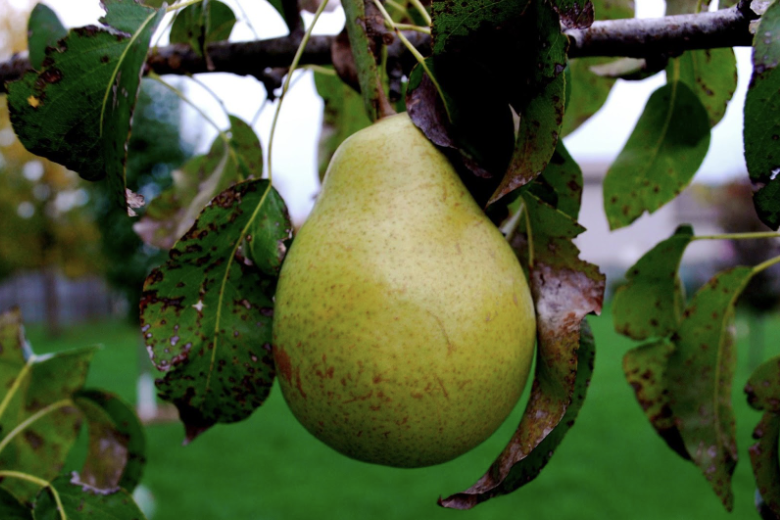
#> input picture Assignment1/pear.png, 780 x 520 px
$ python solution.py   (older library calls are emulated)
#> lines starting #> are read from the running program, lines starting #| are printed output that depends on the picture
#!/usr/bin/env python3

#To run: python3 a1.py --image <path to your image>
#        python3 a1.py (uses default path = "pear.png")

#Using "as" nicknames a library so you don't have to use the full name
import numpy as np
import cv2
import argparse as ap

#Prevents python3 from failing
TODO = None

#----------------Basic Image Handling (15 marks)---------------------
#5 marks: Read an image and return a grayscale image
#Input: image_path = string path to the image
#Output: HxWx1 numpy array containing the image
def read_image(image_path):
#> called with image_path = 'pear.png'
    return cv2.imread(image_path, 0)
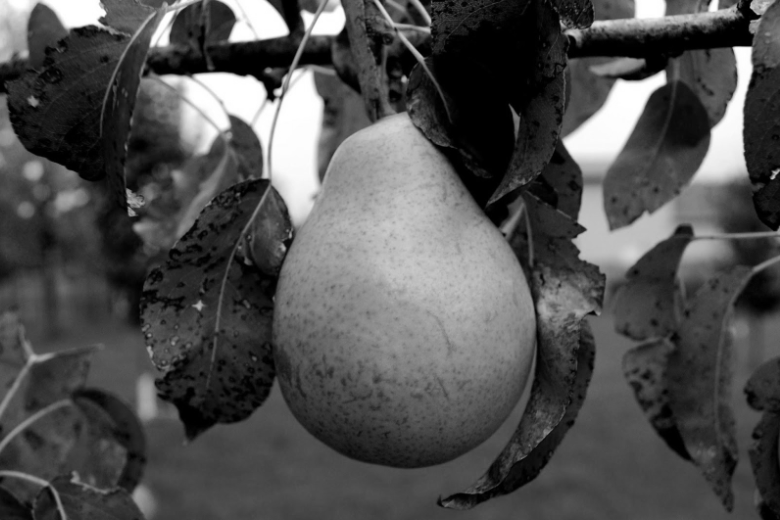
#> returned value: shape (520, 780); min 0, max 255, mean 80.1

#5 marks: Save an image and return True is successful, False if not
#Input: image_to_save = 8 unsigned integer numpy array (image)
#       image_path = string path to save the image
#Output: True if image saved successfully, False otherwise
def save_image(image_to_save, image_path):
    cv2.imwrite(image_path, image_to_save)

#5 marks: Display image (you can use either cv2 or matplotlib
#Input: image_to_show = image to display
def show_image(image_to_show):
    cv2.imshow("Image", image_to_show)
    cv2.waitKey(0)

def single_clip(pixel):
    if pixel > 255.0:
        return 255.0
    elif pixel < 0.0:
        return 0.0
    else:
        return pixel

#----------------Image Processing (35 marks)-------------------------
"""
Input: img = input HxWx1 grayscale image
       ksize = size of the kernel (default=use 11x11 kernel)
       padding = what kind of padding around the image do we want to use
Output: return unsigned 8b integer image
"""
def imfilter2d(img,ksize=9,padding=cv2.BORDER_REFLECT):
    #5 Mark: Create sharpen filter with a 9x9 Gaussian kernel with sigma 5, and unit
    #        impulse of 2
#> called with ksize = 9, padding = 2
    impulse = np.zeros((ksize,ksize), dtype=np.float32)
    impulse[int((ksize-1)/2), int((ksize-1)/2)] = np.float32(2)
    gaussian1D = cv2.getGaussianKernel(ksize, 5,cv2.CV_32F)
    gaussian2D = np.outer(gaussian1D, gaussian1D)
    kernel = impulse - gaussian2D
    #2 Mark: Create a float32 numpy array to save the result of the convolution
    result = np.zeros(shape = img.shape, dtype = np.float32)
    #5 Marks: Apply border padding to the image
    pad_pixels = int((ksize-1)/2) # number of pixels to pad
    img_padded = cv2.copyMakeBorder(img,pad_pixels,pad_pixels,pad_pixels,pad_pixels, padding)
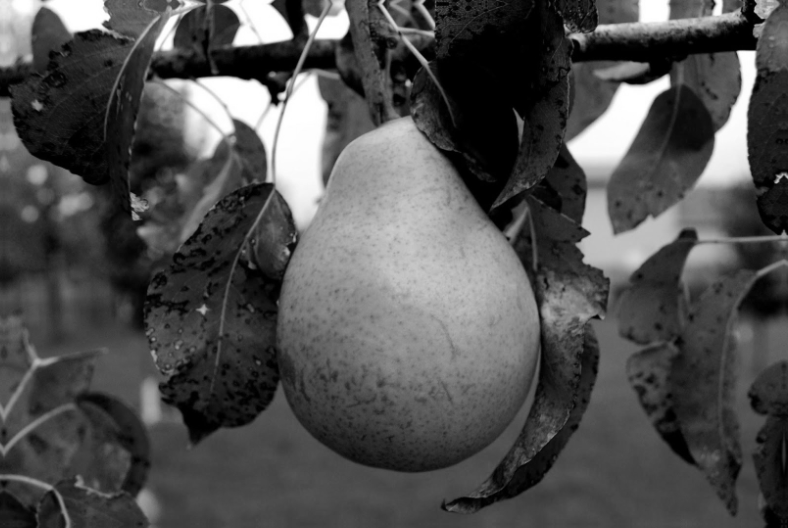
#> img_padded: shape (528, 788); min 0, max 255, mean 80.1

    #20 marks: perform the convolution
    # 5 marks : sliding window that applies the convolution
    # 5 marks : get the values in the neighbourhood
    # 5 marks : perform the convolution
    # 5 marks : save the result
    #(BONUS 10 marks): your solution can handle other filter sizes

    rows, cols = img_padded.shape
#> rows = 528; cols = 788
    # visit each pixel in every row
    # could probably use an iterator for this but then we would have to skip pixels in the padding
    # the classic ranged for loop will do the trick here. Not very pythonic though
    # Since the kernel is symmetric, convolution and correlation are the same, no need to flip
    for i in range(pad_pixels, rows-pad_pixels-1):
        for j in range(pad_pixels, cols-pad_pixels-1):
            # get the neighbourhood with slicing
            neighbourhood = img_padded[(i-pad_pixels):(i+pad_pixels+1), (j-pad_pixels):(j+pad_pixels+1)]
            new_pixel = np.sum(np.multiply(neighbourhood, kernel))
            result[i-pad_pixels, j-pad_pixels] = new_pixel
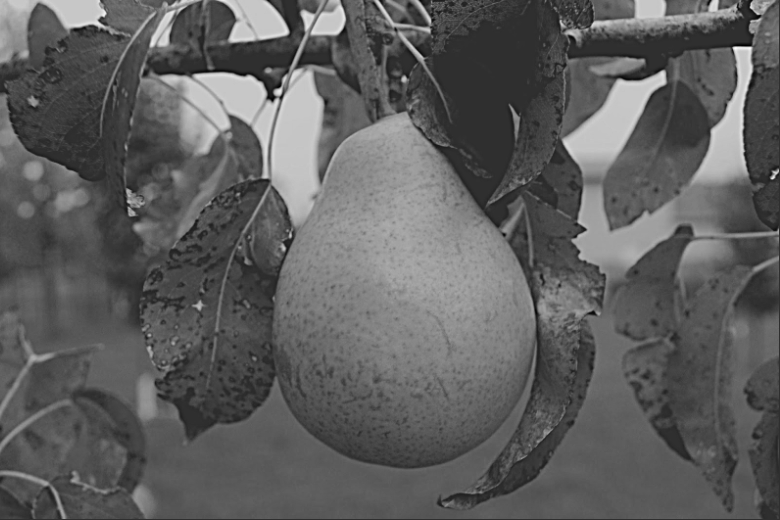
#> result: shape (520, 780) float32; min -80.4, max 349.4, mean 79.9; drawn with min black and max white

    #3 Marks: clip the result so that the values are in the range (0,255) and save as unsigned 8 bit integer
    npclip = np.vectorize(single_clip)
    result_clipped = np.uint8(npclip(result))
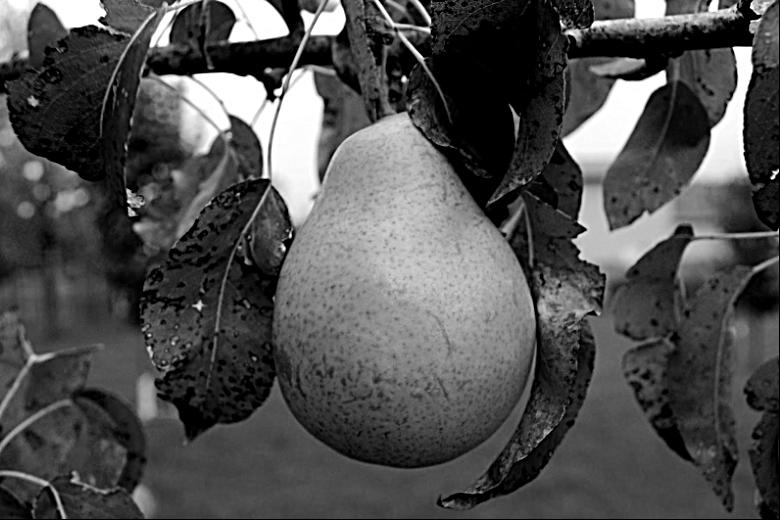
#> result_clipped: shape (520, 780); min 0, max 255, mean 79.7
    return result_clipped


if __name__ == "__main__":
    #This library handles argument parsing.  You don't need to worry about this for this assignment.
    parser = ap.ArgumentParser()
    parser.add_argument("-i", "--image", help="Path to image", default="pear.png")
    args = parser.parse_args()

    #Get the grayscale image
    img = read_image(args.image)
    #Show the image
    show_image(img)
    #Sharpen the image and return the result
    res = imfilter2d(img)
    #Show the sharpened image
    show_image(res)
    #Save the sharpened image as "sharpened.png"
    save_image(res, "sharpened.png")
